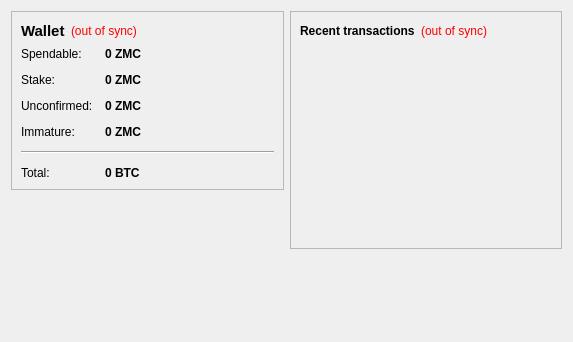
<?xml version="1.0" encoding="UTF-8"?>
<ui version="4.0">
 <class>OverviewPage</class>
 <widget class="QWidget" name="OverviewPage">
  <property name="geometry">
   <rect>
    <x>0</x>
    <y>0</y>
    <width>573</width>
    <height>342</height>
   </rect>
  </property>
  <property name="windowTitle">
   <string>Form</string>
  </property>
  <layout class="QHBoxLayout" name="horizontalLayout" stretch="1,1">
   <item>
    <layout class="QVBoxLayout" name="verticalLayout_2">
     <item>
      <widget class="QFrame" name="frame">
       <property name="frameShape">
        <enum>QFrame::StyledPanel</enum>
       </property>
       <property name="frameShadow">
        <enum>QFrame::Raised</enum>
       </property>
       <layout class="QVBoxLayout" name="verticalLayout_4">
        <item>
         <layout class="QHBoxLayout" name="horizontalLayout_4">
          <item>
           <widget class="QLabel" name="label_5">
            <property name="font">
             <font>
              <pointsize>11</pointsize>
              <weight>75</weight>
              <bold>true</bold>
             </font>
            </property>
            <property name="text">
             <string>Wallet</string>
            </property>
           </widget>
          </item>
          <item>
           <widget class="QLabel" name="labelWalletStatus">
            <property name="toolTip">
             <string>The displayed information may be out of date. Your wallet automatically synchronizes with the zetamicron network after a connection is established, but this process has not completed yet.</string>
            </property>
            <property name="styleSheet">
             <string notr="true">QLabel { color: red; }</string>
            </property>
            <property name="text">
             <string notr="true">(out of sync)</string>
            </property>
            <property name="alignment">
             <set>Qt::AlignLeading|Qt::AlignLeft|Qt::AlignVCenter</set>
            </property>
           </widget>
          </item>
          <item>
           <spacer name="horizontalSpacer_2">
            <property name="orientation">
             <enum>Qt::Horizontal</enum>
            </property>
            <property name="sizeHint" stdset="0">
             <size>
              <width>40</width>
              <height>20</height>
             </size>
            </property>
           </spacer>
          </item>
         </layout>
        </item>
        <item>
         <layout class="QFormLayout" name="formLayout_2">
          <property name="fieldGrowthPolicy">
           <enum>QFormLayout::AllNonFixedFieldsGrow</enum>
          </property>
          <property name="horizontalSpacing">
           <number>12</number>
          </property>
          <property name="verticalSpacing">
           <number>12</number>
          </property>
          <item row="0" column="0">
           <widget class="QLabel" name="label">
            <property name="text">
             <string>Spendable:</string>
            </property>
           </widget>
          </item>
          <item row="0" column="1">
           <widget class="QLabel" name="labelBalance">
            <property name="font">
             <font>
              <weight>75</weight>
              <bold>true</bold>
             </font>
            </property>
            <property name="cursor">
             <cursorShape>IBeamCursor</cursorShape>
            </property>
            <property name="toolTip">
             <string>Your current spendable balance</string>
            </property>
            <property name="text">
             <string notr="true">0 ZMC</string>
            </property>
            <property name="textInteractionFlags">
             <set>Qt::LinksAccessibleByMouse|Qt::TextSelectableByKeyboard|Qt::TextSelectableByMouse</set>
            </property>
           </widget>
          </item>
          <item row="1" column="0">
           <widget class="QLabel" name="label_6">
            <property name="text">
             <string>Stake:</string>
            </property>
           </widget>
          </item>
          <item row="1" column="1">
           <widget class="QLabel" name="labelStake">
            <property name="font">
             <font>
              <weight>75</weight>
              <bold>true</bold>
             </font>
            </property>
            <property name="cursor">
             <cursorShape>IBeamCursor</cursorShape>
            </property>
            <property name="toolTip">
             <string>Total of coins that was staked, and do not yet count toward the current balance</string>
            </property>
            <property name="text">
             <string notr="true">0 ZMC</string>
            </property>
            <property name="textInteractionFlags">
             <set>Qt::LinksAccessibleByMouse|Qt::TextSelectableByKeyboard|Qt::TextSelectableByMouse</set>
            </property>
           </widget>
          </item>
          <item row="2" column="0">
           <widget class="QLabel" name="label_3">
            <property name="text">
             <string>Unconfirmed:</string>
            </property>
           </widget>
          </item>
          <item row="2" column="1">
           <widget class="QLabel" name="labelUnconfirmed">
            <property name="font">
             <font>
              <weight>75</weight>
              <bold>true</bold>
             </font>
            </property>
            <property name="cursor">
             <cursorShape>IBeamCursor</cursorShape>
            </property>
            <property name="toolTip">
             <string>Total of transactions that have yet to be confirmed, and do not yet count toward the current balance</string>
            </property>
            <property name="text">
             <string notr="true">0 ZMC</string>
            </property>
            <property name="textInteractionFlags">
             <set>Qt::LinksAccessibleByMouse|Qt::TextSelectableByKeyboard|Qt::TextSelectableByMouse</set>
            </property>
           </widget>
          </item>
          <item row="3" column="0">
           <widget class="QLabel" name="labelImmatureText">
            <property name="text">
             <string>Immature:</string>
            </property>
           </widget>
          </item>
          <item row="3" column="1">
           <widget class="QLabel" name="labelImmature">
            <property name="font">
             <font>
              <weight>75</weight>
              <bold>true</bold>
             </font>
            </property>
            <property name="toolTip">
             <string>Mined balance that has not yet matured</string>
            </property>
            <property name="text">
             <string notr="true">0 ZMC</string>
            </property>
            <property name="textInteractionFlags">
             <set>Qt::LinksAccessibleByMouse|Qt::TextSelectableByKeyboard|Qt::TextSelectableByMouse</set>
            </property>
           </widget>
          </item>
          <item row="4" column="0" colspan="2">
           <widget class="Line" name="line">
            <property name="orientation">
             <enum>Qt::Horizontal</enum>
            </property>
           </widget>
          </item>
          <item row="5" column="0">
           <widget class="QLabel" name="labelTotalText">
            <property name="text">
             <string>Total:</string>
            </property>
           </widget>
          </item>
          <item row="5" column="1">
           <widget class="QLabel" name="labelTotal">
            <property name="font">
             <font>
              <weight>75</weight>
              <bold>true</bold>
             </font>
            </property>
            <property name="cursor">
             <cursorShape>IBeamCursor</cursorShape>
            </property>
            <property name="toolTip">
             <string>Your current total balance</string>
            </property>
            <property name="text">
             <string notr="true">0 BTC</string>
            </property>
            <property name="textInteractionFlags">
             <set>Qt::LinksAccessibleByMouse|Qt::TextSelectableByKeyboard|Qt::TextSelectableByMouse</set>
            </property>
           </widget>
          </item>
         </layout>
        </item>
       </layout>
      </widget>
     </item>
     <item>
      <spacer name="verticalSpacer">
       <property name="orientation">
        <enum>Qt::Vertical</enum>
       </property>
       <property name="sizeHint" stdset="0">
        <size>
         <width>20</width>
         <height>40</height>
        </size>
       </property>
      </spacer>
     </item>
    </layout>
   </item>
   <item>
    <layout class="QVBoxLayout" name="verticalLayout_3">
     <item>
      <widget class="QFrame" name="frame_2">
       <property name="frameShape">
        <enum>QFrame::StyledPanel</enum>
       </property>
       <property name="frameShadow">
        <enum>QFrame::Raised</enum>
       </property>
       <layout class="QVBoxLayout" name="verticalLayout">
        <item>
         <layout class="QHBoxLayout" name="horizontalLayout_2">
          <item>
           <widget class="QLabel" name="label_4">
            <property name="text">
             <string>&lt;b&gt;Recent transactions&lt;/b&gt;</string>
            </property>
           </widget>
          </item>
          <item>
           <widget class="QLabel" name="labelTransactionsStatus">
            <property name="toolTip">
             <string>The displayed information may be out of date. Your wallet automatically synchronizes with the zetamicron network after a connection is established, but this process has not completed yet.</string>
            </property>
            <property name="styleSheet">
             <string notr="true">QLabel { color: red; }</string>
            </property>
            <property name="text">
             <string notr="true">(out of sync)</string>
            </property>
            <property name="alignment">
             <set>Qt::AlignRight|Qt::AlignTrailing|Qt::AlignVCenter</set>
            </property>
           </widget>
          </item>
          <item>
           <spacer name="horizontalSpacer">
            <property name="orientation">
             <enum>Qt::Horizontal</enum>
            </property>
            <property name="sizeHint" stdset="0">
             <size>
              <width>40</width>
              <height>20</height>
             </size>
            </property>
           </spacer>
          </item>
         </layout>
        </item>
        <item>
         <widget class="QListView" name="listTransactions">
          <property name="styleSheet">
           <string notr="true">QListView { background: transparent; }</string>
          </property>
          <property name="frameShape">
           <enum>QFrame::NoFrame</enum>
          </property>
          <property name="verticalScrollBarPolicy">
           <enum>Qt::ScrollBarAlwaysOff</enum>
          </property>
          <property name="horizontalScrollBarPolicy">
           <enum>Qt::ScrollBarAlwaysOff</enum>
          </property>
          <property name="selectionMode">
           <enum>QAbstractItemView::NoSelection</enum>
          </property>
         </widget>
        </item>
       </layout>
      </widget>
     </item>
     <item>
      <spacer name="verticalSpacer_2">
       <property name="orientation">
        <enum>Qt::Vertical</enum>
       </property>
       <property name="sizeHint" stdset="0">
        <size>
         <width>20</width>
         <height>40</height>
        </size>
       </property>
      </spacer>
     </item>
    </layout>
   </item>
  </layout>
 </widget>
 <resources/>
 <connections/>
</ui>
